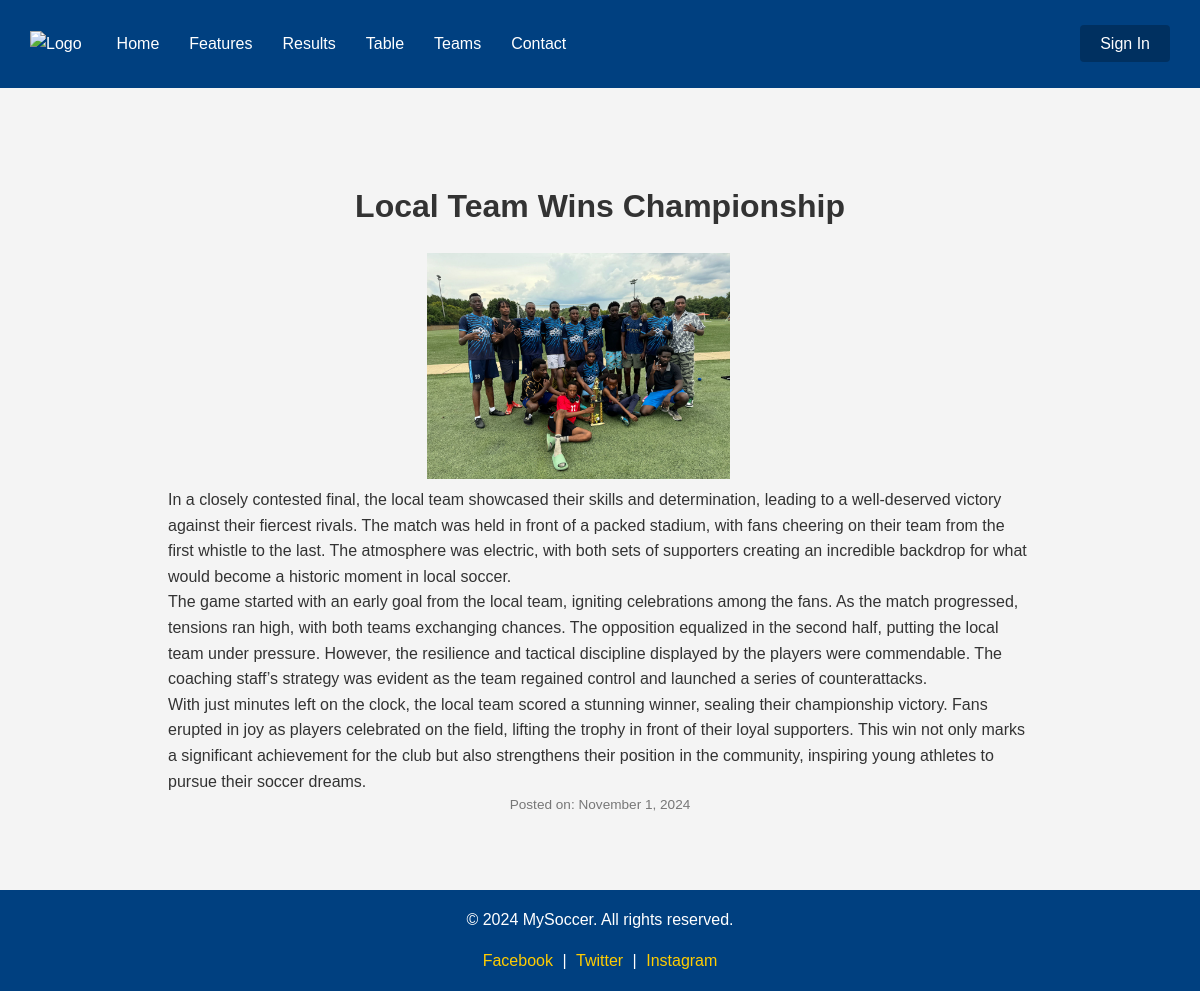
Page /news_detail.php?id=24 on the committed database.
### tables this page shows
CREATE TABLE `news` (
  `id` int(11) NOT NULL,
  `title` varchar(255) NOT NULL,
  `summary` text DEFAULT NULL,
  `content` text NOT NULL,
  `image` varchar(255) DEFAULT NULL,
  `date_posted` date NOT NULL,
  `created_at` timestamp NOT NULL DEFAULT current_timestamp(),
  `admin_id` int(11) NOT NULL
);

### news_detail.php (the view, shortened to what this page needs)
<?php
require 'includes/db_connect.php';
$news_id = intval($_GET['id']);
$query = "SELECT title, content, image, date_posted FROM news WHERE id = $news_id";
$result = $conn->query($query);
$news = $result->fetch_assoc();
?>
<!DOCTYPE html>
<html lang="en">
<head>
</head>
<body>
<?php include 'includes/header.php'; ?>
<main>
    <div class="container">
    <div class=" news-detail">
        <h1 class="news-title"><?php echo htmlspecialchars($news['title']); ?></h1>
        <img src="uploads/news/<?php echo htmlspecialchars($news['image']); ?>" alt="News Image" class="full-image">
        <div class="news-content"><?php echo nl2br(htmlspecialchars($news['content'])); ?></div>
        <p class="news-date">Posted on: <?php echo date("F j, Y", strtotime($news['date_posted'])); ?></p>
    </div>
</main>
<?php include 'includes/footer.php'; ?>
</body>
</html>

### css/styles.css (style rules this page uses)
html, body { font-family: Arial, sans-serif; margin: 0; padding: 0; background-color: #f4f4f4; color: #333; line-height: 1.6; height: 100%; display: flex; flex-direction: column; }
.container { max-width: 90%; margin: 50px auto; overflow: hidden; padding: 20px 0; }
.container { width: 90%; max-width: 1200px; margin: auto; padding: 20px 0; }
main { padding: 20px 0; flex: 1; }
.news-detail { width: 80%; margin: auto; padding: 20px; margin-top: 100px; }
.news-title { text-align: center; font-size: 2em; margin-bottom: 20px; }
.full-image { width: 35%; height: auto; margin-left: 30%; }
.news-date { text-align: center; color: #777; margin-top: 20px; }
.news-date { margin-top: auto; text-align: center; color: #777; font-size: 0.85em; }

### rows in the picture
news: title "Local Team Wins Championship", image (picture), content "In a closely contested final, the local team showcased their skills and determination, leading to a well-deserved victory against their fiercest rivals. The match was held in front of a packed stadium, with fans cheering on their team from the first whistle to the last. The atmosphere was electric, with both sets of supporters creating an incredible backdrop for what would become a historic moment in local soccer. The game started with an early goal from the local team, igniting celebrations among the fans. As the match progressed, tensions ran high, with both teams exchanging chances. The opposition equalized in the second half, putting the local team under pressure. However, the…", date_posted "November 1, 2024"
